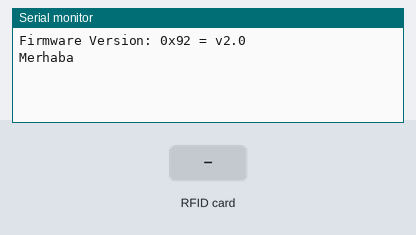
Bench run of a sketch on a simulated Arduino Uno, built with avr-gcc and run on an emulated ATmega328P. Parts: the last lines printed to the serial monitor. The test bench sets the inputs (shaded band).

Above: at 1.2 s.
1.3 s: RFID card 8E 39 32 50 held to the reader
At 1.9 s:
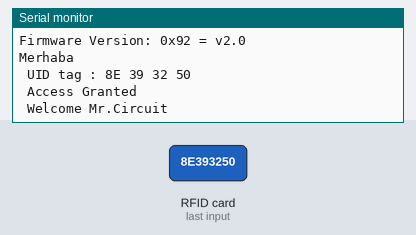
2.8 s: RFID card 5E 7A 19 C4 held to the reader
At 3.2 s:
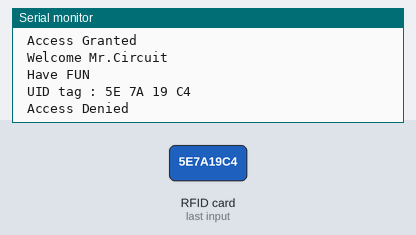

Measured:
- after the input at 1.3 s, the serial monitor: prints a new line at once (image 1)
- after the input at 2.8 s, the serial monitor: prints a new line at once (image 2)

The sketch:

RFID_TESTER.ino
```cpp
/*
 *  Created by TheCircuit
*/

#define SS_PIN 10 //D2
#define RST_PIN 5 //D1

#include <SPI.h>
#include <MFRC522.h>

MFRC522 mfrc522(SS_PIN, RST_PIN); // Create MFRC522 instance.
int statuss = 0;
int out = 0;
void setup()
{
  Serial.begin(115200); // Initiate a serial communication
  SPI.begin();          // Initiate  SPI bus
  mfrc522.PCD_Init();   // Initiate MFRC522
  mfrc522.PCD_DumpVersionToSerial();
  Serial.println("Merhaba");
}
void loop()
{
  // Look for new cards
  if (!mfrc522.PICC_IsNewCardPresent())
  {
    return;
  }
  // Select one of the cards
  if (!mfrc522.PICC_ReadCardSerial())
  {
    return;
  }
  //Show UID on serial monitor
  Serial.println();
  Serial.print(" UID tag :");
  String content = "";
  byte letter;
  for (byte i = 0; i < mfrc522.uid.size; i++)
  {
    Serial.print(mfrc522.uid.uidByte[i] < 0x10 ? " 0" : " ");
    Serial.print(mfrc522.uid.uidByte[i], HEX);
    content.concat(String(mfrc522.uid.uidByte[i] < 0x10 ? " 0" : " "));
    content.concat(String(mfrc522.uid.uidByte[i], HEX));
  }
  content.toUpperCase();
  Serial.println();
  if (content.substring(1) == "8E 39 32 50") //change UID of the card that you want to give access
  {
    Serial.println(" Access Granted ");
    Serial.println(" Welcome Mr.Circuit ");
    delay(1000);
    Serial.println(" Have FUN ");
    Serial.println();
    statuss = 1;
  }

  else
  {
    Serial.println(" Access Denied ");
    delay(3000);
  }
}
```
